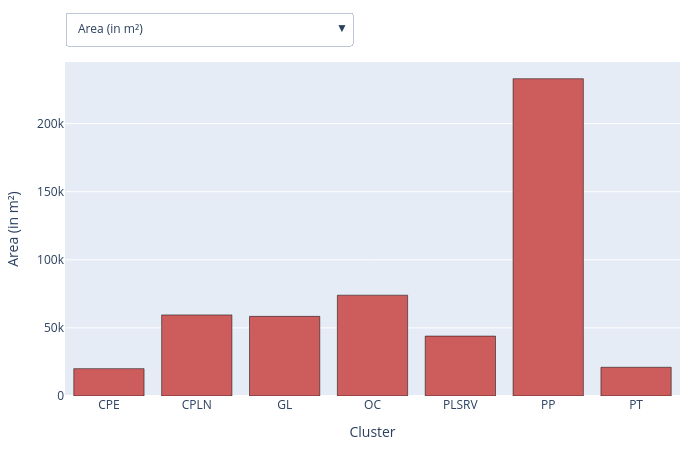

The notebook cell this image was saved under:
### Code cell
palette = [
    "indianred","lightsalmon","mediumaquamarine","powderblue","darkslateblue",
    "mediumturquoise","lavender","palevioletred","olivedrab","lightpink",
    "gold","mediumvioletred","lightcoral","tomato","sandybrown",
]

df_condensed = (
    df[['Area_m2', 'AUC', 'pct_prot', 'elev_mean_', 'elev_std_m',
        'n_wells', 'cluster_abr', '1983_explr', '1983_explt', '1932_explt']]
      .rename(columns={
          'pct_prot': 'Percentage Protected Land (of total bofedal)',
          'Area_m2' : 'Area (in m²)',
          'AUC'     : 'Area of basin',
          'elev_mean_': 'Average Elevation (in m)',
          'elev_std_m': 'Elevation Standard Deviation (in m)',
          'n_wells'   : 'Number of wells (per catchment area)',
          '1983_explr': 'Mining Exploration Sites in 1983',
          '1983_explt': 'Mining Exploitation Sites in 1983',
          '1932_explt': 'Mining Exploitation Sites in 1932'
      })
)

agg = (df_condensed
       .groupby("cluster_abr", as_index=False)
       .mean())

def make_trace(var, colour):
    return go.Bar(
        x=agg["cluster_abr"],
        y=agg[var],
        marker=dict(color=colour, line=dict(color="black")),
        name=var
    )

vars_list   = list(agg.columns[1:])
default_var = vars_list[0]

fig = go.Figure(make_trace(default_var, palette[0]))

buttons = []
for i, var in enumerate(vars_list):
    buttons.append(
        dict(
            label  = var,
            method = "update",
            args   = [
                {"y": [agg[var]],
                 "marker.color": [palette[i % len(palette)]]},
                {
                  "yaxis": {"title": {"text": var}}
                }
            ]
        )
    )

fig.update_layout(
    title="",
    yaxis=dict(title=dict(text=default_var)),
    xaxis=dict(
        title="Cluster",
        type="category",
        categoryorder="array",
        categoryarray=agg["cluster_abr"].tolist()
    ),
    updatemenus=[dict(
        type="dropdown",
        direction="down",
        showactive=True,
        buttons=buttons,
        x=0.0, xanchor="left",
        y=1.15, yanchor="top"
    )],
    margin=dict(t=60, r=20, l=60, b=50),
    height=450, width=700,
    showlegend=False
)


fig

### Figure 1 — Plotly figure (JSON) as saved in the notebook; plotly's stock layout.template omitted (floating-point values rounded to 4 significant figures)
{"data": [{"marker": {"color": "indianred", "line": {"color": "black"}}, "name": "Area (in m²)", "type": "bar", "x": ["CPE", "CPLN", "GL", "OC", "PLSRV", "PP", "PT"], "y": [20100.0, 59530.0, 58470.0, 74030.0, 43990.0, 233000.0, 21100.0]}], "layout": {"height": 450, "margin": {"b": 50, "l": 60, "r": 20, "t": 60}, "showlegend": false, "title": {"text": ""}, "updatemenus": [{"buttons": [{"args": [{"marker.color": ["indianred"], "y": [[20100, 59530.0, 58470.0, 74030.0, 43990.0, 233000.0, 21100.0]]}, {"yaxis": {"title": {"text": "Area (in m²)"}}}], "label": "Area (in m²)", "method": "update"}, {"args": [{"marker.color": ["lightsalmon"], "y": [[102.6, 94.73, 108.7, 103.8, 96.7, 101.5, 110.2]]}, {"yaxis": {"title": {"text": "Area of basin"}}}], "label": "Area of basin", "method": "update"}, {"args": [{"marker.color": ["mediumaquamarine"], "y": [[18.44, 99.88, 8.833, 24.23, 0, 50.32, 10.93]]}, {"yaxis": {"title": {"text": "Percentage Protected Land (of total bofedal)"}}}], "label": "Percentage Protected Land (of total bofedal)", "method": "update"}, {"args": [{"marker.color": ["powderblue"], "y": [[4115.0, 4399.0, 4187.0, 4267.0, 4216.0, 4536.0, 4227.0]]}, {"yaxis": {"title": {"text": "Average Elevation (in m)"}}}], "label": "Average Elevation (in m)", "method": "update"}, {"args": [{"marker.color": ["darkslateblue"], "y": [[5.901, 6.093, 6.914, 7.546, 4.366, 6.396, 8.188]]}, {"yaxis": {"title": {"text": "Elevation Standard Deviation (in m)"}}}], "label": "Elevation Standard Deviation (in m)", "method": "update"}, {"args": [{"marker.color": ["mediumturquoise"], "y": [[3778, 0, 0, 0, 0, 0, 57.13]]}, {"yaxis": {"title": {"text": "Number of wells (per catchment area)"}}}], "label": "Number of wells (per catchment area)", "method": "update"}, {"args": [{"marker.color": ["lavender"], "y": [[5587, 129, 91.96, 144.6, 164.2, 2.929, 222.7]]}, {"yaxis": {"title": {"text": "Mining Exploration Sites in 1983"}}}], "label": "Mining Exploration Sites in 1983", "method": "update"}, {"args": [{"marker.color": ["palevioletred"], "y": [[2789, 43, 13.81, 15.28, 0, 0, 0.996]]}, {"yaxis": {"title": {"text": "Mining Exploitation Sites in 1983"}}}], "label": "Mining Exploitation Sites in 1983", "method": "update"}, {"args": [{"marker.color": ["olivedrab"], "y": [[711, 20, 5.53, 1.256, 0, 0, 0.02429]]}, {"yaxis": {"title": {"text": "Mining Exploitation Sites in 1932"}}}], "label": "Mining Exploitation Sites in 1932", "method": "update"}], "direction": "down", "showactive": true, "type": "dropdown", "x": 0, "xanchor": "left", "y": 1.15, "yanchor": "top"}], "width": 700, "xaxis": {"categoryarray": ["CPE", "CPLN", "GL", "OC", "PLSRV", "PP", "PT"], "categoryorder": "array", "title": {"text": "Cluster"}, "type": "category"}, "yaxis": {"title": {"text": "Area (in m²)"}}}}
